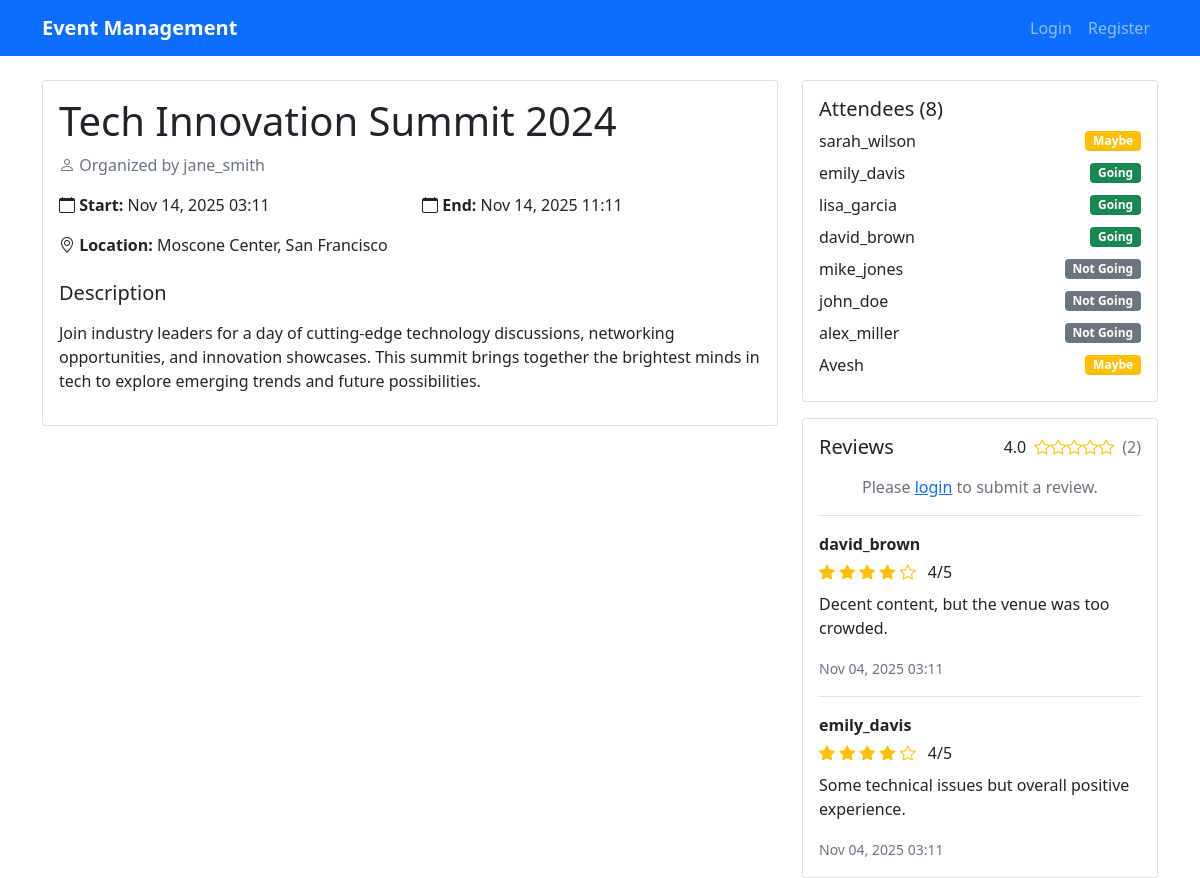
The app's page /events/25/ with its own data.
### events/models.py (models this page shows, shortened)
class Event(models.Model):
    title = models.CharField(max_length=255)
    description = models.TextField()
    organizer = models.ForeignKey(User, on_delete=models.CASCADE, related_name='organized_events')
    location = models.CharField(max_length=255)
    start_time = models.DateTimeField()
    end_time = models.DateTimeField()
    is_public = models.BooleanField(default=True)
    created_at = models.DateTimeField(auto_now_add=True)
    updated_at = models.DateTimeField(auto_now=True)

class RSVP(models.Model):
    STATUS_CHOICES = [
        ('Going', 'Going'),
        ('Maybe', 'Maybe'),
        ('Not Going', 'Not Going'),
    ]
    event = models.ForeignKey(Event, on_delete=models.CASCADE, related_name='rsvps')
    user = models.ForeignKey(User, on_delete=models.CASCADE)
    status = models.CharField(max_length=10, choices=STATUS_CHOICES)
    created_at = models.DateTimeField(auto_now_add=True)
    class Meta:
        unique_together = ['event', 'user']

class Review(models.Model):
    event = models.ForeignKey(Event, on_delete=models.CASCADE, related_name='reviews')
    user = models.ForeignKey(User, on_delete=models.CASCADE)
    rating = models.IntegerField(validators=[MinValueValidator(1), MaxValueValidator(5)])
    comment = models.TextField()
    created_at = models.DateTimeField(auto_now_add=True)
    class Meta:
        unique_together = ['event', 'user']

### events/views.py (the view, shortened to what this page needs)
# urls.py: path('events/<int:event_id>/', event_detail, name='event_detail'),
def event_detail(request, event_id):
    if request.user.is_authenticated:
        events = Event.objects.filter(
            Q(id=event_id) & (
                Q(is_public=True) |
                Q(organizer=request.user) |
                Q(rsvps__user=request.user)
            )
        ).distinct()
        if not events.exists():
            from django.http import Http404
            raise Http404("Event not found")
        event = events.first()
    else:
        event = get_object_or_404(Event, id=event_id, is_public=True)
    rsvps = event.rsvps.all().order_by('created_at')
    rsvp_count = rsvps.count()
    user_rsvp = None
    user_review = None
    reviews = event.reviews.all().order_by('-created_at')
    average_rating = reviews.aggregate(models.Avg('rating'))['rating__avg'] or 0
    context = {
        'event': event,
        'rsvps': rsvps,
        'rsvp_count': rsvp_count,
        'user_rsvp': user_rsvp,
        'user_review': user_review,
        'reviews': reviews,
        'average_rating': average_rating,
    }
    return render(request, 'events/event_detail.html', context)

### templates/events/event_detail.html (shortened to what this page needs)
{% extends 'base.html' %}
{% block content %}
<div class="row">
    <div class="col-lg-8">
        <div class="card">
            <div class="card-body">
                <h1>{{ event.title }}</h1>
                <p class="text-muted mb-3">
                    <i class="bi bi-person"></i> Organized by {{ event.organizer.username }}
                </p>
                <div class="row mb-3">
                    <div class="col-md-6">
                        <strong><i class="bi bi-calendar"></i> Start:</strong> {{ event.start_time|date:"M d, Y H:i" }}
                    </div>
                    <div class="col-md-6">
                        <strong><i class="bi bi-calendar"></i> End:</strong> {{ event.end_time|date:"M d, Y H:i" }}
                    </div>
                </div>
                <p><strong><i class="bi bi-geo-alt"></i> Location:</strong> {{ event.location }}</p>
                <div class="mt-4">
                    <h5>Description</h5>
                    <p>{{ event.description|linebreaks }}</p>
                </div>
            </div>
        </div>
    </div>
    <div class="col-lg-4">
        <div class="card mb-3">
            <div class="card-body">
                <h5>Attendees ({{ rsvp_count }})</h5>
                {% for rsvp in rsvps %}
                    <div class="d-flex justify-content-between align-items-center mb-2">
                        <span>{{ rsvp.user.username }}</span>
                        <span class="badge bg-{% if rsvp.status == 'Going' %}success{% elif rsvp.status == 'Maybe' %}warning{% else %}secondary{% endif %}">
                            {{ rsvp.status }}
                        </span>
                    </div>
                {% empty %}
                    <p class="text-muted">No RSVPs yet</p>
                {% endfor %}
            </div>
        </div>
        <div class="card">
            <div class="card-body">
                <div class="d-flex justify-content-between align-items-center mb-3">
                    <h5 class="mb-0">Reviews</h5>
                    {% if reviews.count > 0 %}
                        <div class="d-flex align-items-center">
                            <span class="me-2">{{ average_rating|floatformat:1 }}</span>
                            {% for i in "12345" %}
                                {% if forloop.counter <= average_rating|floatformat:0 %}
                                    <i class="bi bi-star-fill text-warning"></i>
                                {% else %}
                                    <i class="bi bi-star text-warning"></i>
                                {% endif %}
                            {% endfor %}
                            <span class="text-muted ms-2">({{ reviews.count }})</span>
                        </div>
                    {% endif %}
                </div>
                {% if user.is_authenticated %}
                    {% if user_review %}
                        <div class="alert alert-info">
                            <div class="d-flex justify-content-between align-items-start">
                                <div>
                                    <strong>Your Review</strong>
                                    <div class="mt-2">
                                        {% for i in "12345" %}
                                            {% if forloop.counter <= user_review.rating %}
                                                <i class="bi bi-star-fill text-warning"></i>
                                            {% else %}
                                                <i class="bi bi-star text-warning"></i>
                                            {% endif %}
                                        {% endfor %}
                                        <span class="ms-2">{{ user_review.rating }}/5</span>
                                    </div>
                                    <p class="mt-2 mb-0">{{ user_review.comment|linebreaks }}</p>
                                    <small class="text-muted">{{ user_review.created_at|date:"M d, Y H:i" }}</small>
                                </div>
                                <div>
                                    <a href="{% url 'submit_review' event.id %}" class="btn btn-sm btn-outline-primary">Edit</a>
                                    <form method="post" action="{% url 'delete_review' event.id %}" class="d-inline">
                                        {% csrf_token %}
                                        <button type="submit" class="btn btn-sm btn-outline-danger" onclick="return confirm('Are you sure you want to delete your review?')">Delete</button>
                                    </form>
                                </div>
                            </div>
                        </div>
                    {% else %}
                        <div class="text-center mb-3">
                            <a href="{% url 'submit_review' event.id %}" class="btn btn-primary">Submit a Review</a>
                        </div>
                    {% endif %}
                {% else %}
                    <div class="text-center mb-3">
                        <p class="text-muted">Please <a href="{% url 'login' %}">login</a> to submit a review.</p>
                    </div>
                {% endif %}
                {% for review in reviews %}
                    {% if not user_review or review.id != user_review.id %}
                        <div class="border-top pt-3 {% if not forloop.first %}mt-3{% endif %}">
                            <div class="d-flex justify-content-between align-items-start">
                                <div>
                                    <strong>{{ review.user.username }}</strong>
                                    <div class="mt-1">
                                        {% for i in "12345" %}
                                            {% if forloop.counter <= review.rating %}
                                                <i class="bi bi-star-fill text-warning"></i>
                                            {% else %}
                                                <i class="bi bi-star text-warning"></i>
                                            {% endif %}
                                        {% endfor %}
                                        <span class="ms-2">{{ review.rating }}/5</span>
                                    </div>
                                    <p class="mt-2 mb-1">{{ review.comment|linebreaks }}</p>
                                    <small class="text-muted">{{ review.created_at|date:"M d, Y H:i" }}</small>
                                </div>
                            </div>
                        </div>
                    {% endif %}
                {% empty %}
                    {% if not user_review %}
                        <p class="text-muted text-center">No reviews yet. Be the first to review this event!</p>
                    {% endif %}
                {% endfor %}
            </div>
        </div>
    </div>
</div>
{% endblock %}

### records on screen
Event: title "Tech Innovation Summit 2024", organizer.username "jane_smith", start_time "Nov 14, 2025 03:11", end_time "Nov 14, 2025 11:11", location "Moscone Center, San Francisco", description "Join industry leaders for a day of cutting-edge technology discussions, networking opportunities, and innovation showcases. This summit brings together the brightest minds in tech to explore emerging trends and future possibilities."
RSVP: user.username "sarah_wilson", status "Maybe"
RSVP: user.username "emily_davis", status "Going"
RSVP: user.username "lisa_garcia", status "Going"
RSVP: user.username "david_brown", status "Going"
RSVP: user.username "mike_jones", status "Not Going"
RSVP: user.username "john_doe", status "Not Going"
RSVP: user.username "alex_miller", status "Not Going"
RSVP: user.username "Avesh", status "Maybe"
Review: user.username "david_brown", rating "4", comment "Decent content, but the venue was too crowded.", created_at "Nov 04, 2025 03:11"
Review: user.username "emily_davis", rating "4", comment "Some technical issues but overall positive experience.", created_at "Nov 04, 2025 03:11"

### other values on screen
{{ rsvp_count }} "8"
{{ average_rating|floatformat:1 }} "4.0"
{{ reviews.count }} "2"
